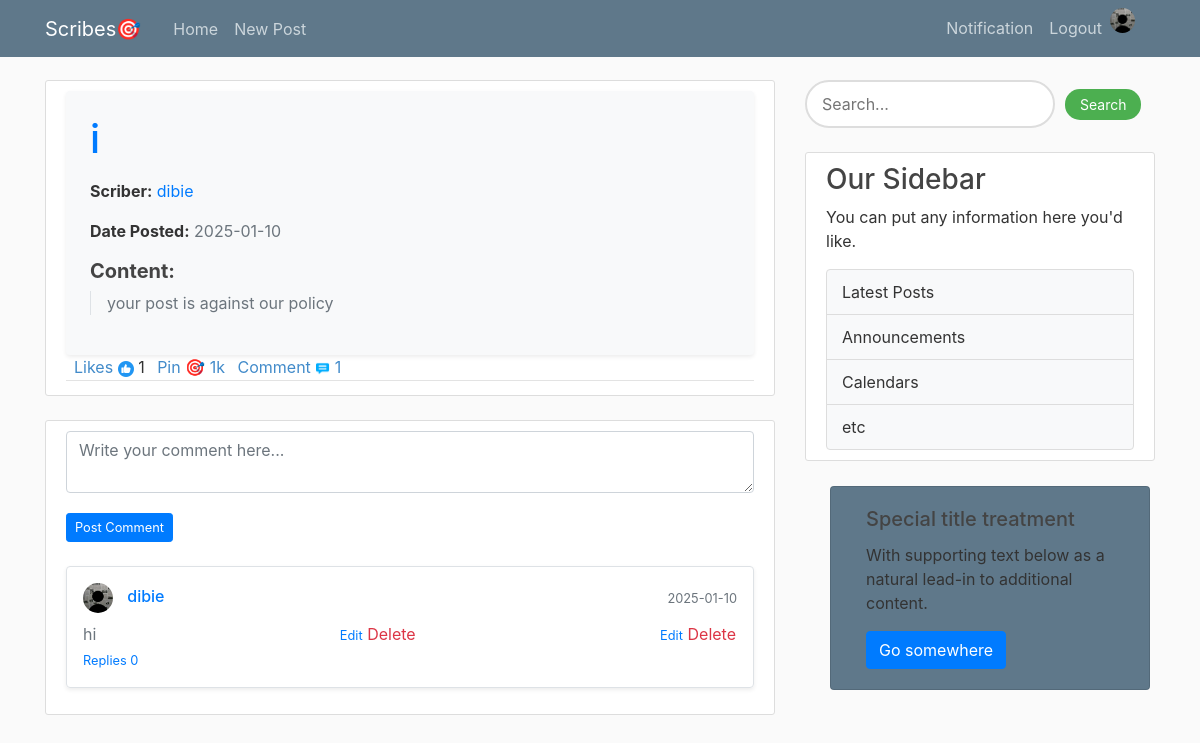
/post/detail/i (signed in), run on an earlier commit of the app's database.
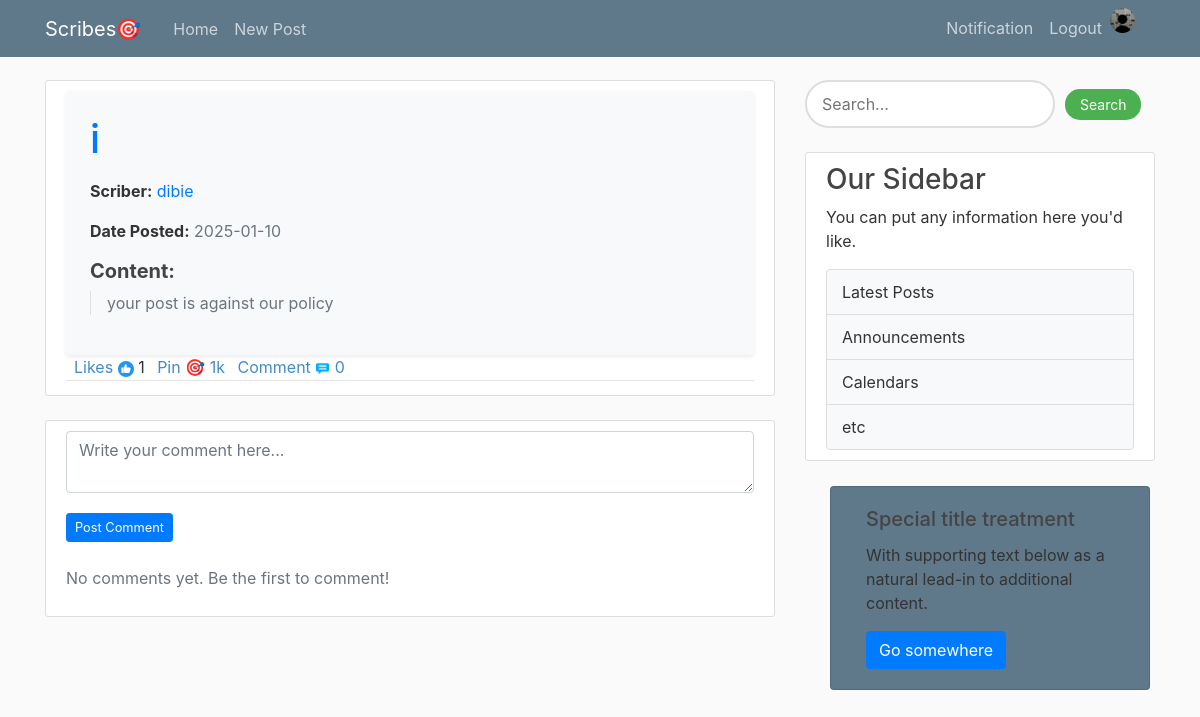
And on a later commit of the database.
### flaskblog/models.py (models this page shows, shortened)
class Post(db.Model):
    id = db.Column(db.Integer, primary_key=True)
    title = db.Column(db.String(100), nullable=False)
    content = db.Column(db.Text, nullable=False)
    date = db.Column(db.DateTime, nullable=False, default=datetime.utcnow)
    user_id = db.Column(db.Integer, db.ForeignKey('user.id'), nullable=False)
    is_admin = db.Column(db.Boolean, nullable=False,default=False)

class User(db.Model, UserMixin):
    id = db.Column(db.Integer, primary_key=True)
    username = db.Column(db.String(20), nullable=False, unique=True)
    email = db.Column(db.String(120), nullable=False, unique=True)
    image_file = db.Column(db.String(20), nullable=False, default='default.jpg')
    password = db.Column(db.String(60), nullable=False)
    posts = db.relationship('Post', backref='author', lazy=True)
    is_admin = db.Column(db.Boolean, nullable=False,default=False)
    Biography= db.Column(db.Text, nullable=False,default='Add A Brief Description About Yourself')

class Comment(db.Model):
    id = db.Column(db.Integer, primary_key=True)
    content = db.Column(db.String(500), nullable=False)
    user_id = db.Column(db.Integer, db.ForeignKey('user.id'), nullable=False)
    post_id = db.Column(db.Integer, db.ForeignKey('post.id'), nullable=False)
    created_at = db.Column(db.DateTime, default=datetime.utcnow)
    user = db.relationship('User', backref=db.backref('comments', lazy=True))
    post = db.relationship('Post', backref=db.backref('comments', lazy='dynamic'))

### flaskblog/routes.py (the view)
@app.route("/post/detail/<title>", methods=['POST', 'GET'])
@login_required
def post_detail(title):
    image_file = url_for('static', filename='profile_pics/' + current_user.image_file)
    post = Post.query.filter_by(title=title).first_or_404()
    comments = Comment.query.filter_by(post_id=post.id).all()
    edit_comment_id = request.args.get("edit_comment_id", type=int)
    edit_comment = Comment.query.get(edit_comment_id) if edit_comment_id else None
    return render_template('post_detail.html',post=post,image_file=image_file,comments=comments,edit_comment=edit_comment)

### flaskblog/models.py (called while the page is built)
@login_manager.user_loader
def load_user(user_id):
    return User.query.get(int(user_id))

### flaskblog/templates/post_detail.html (shortened to what this page needs)
{% extends "layout.html" %}
{% block content %}
    <div class="content-section">
        <div class="post-content-section p-4 bg-light rounded shadow-sm">
            <h1 class="post-title text-primary  mb-3">{{ post.title }}</h1>
            <div class="post-meta mb-3">
                <p>
                    <span class="font-weight-bold">Scriber:</span>
                    <a href="{{ url_for('look', username=post.author.username) }}" class="text-primary">{{ post.author.username }}</a>
                </p>
                <p>
                    <span class="font-weight-bold">Date Posted:</span>
                    <span class="text-muted">{{ post.date.strftime('%Y-%m-%d') }}</span>
                </p>
            </div>
            <div class="post-content">
                <h5 class="font-weight-bold">Content:</h5>
                <p class="article-content text-justify text-secondary border-left pl-3">{{ post.content }}</p>
            </div>
        </div>
         <div class="article-metadata">
                <a class="ml-2" style="color: #428bca;">Likes</a>
                <a id="like-btn" data-post-id="{{ post.id }}" href="javascript:void(0);">
                            {% set user_ids = post.likes | map(attribute='user_id') | list %}
                            {% if current_user.id in user_ids %}
                               <img src="{{ url_for('static', filename='images/like.png') }}" alt="Unlike" />
                            {% else %}
                                <img src="{{ url_for('static', filename='images/thumb-up.png') }}" alt="Like" />
                            {% endif %}
                        </a>
                        <span id="like-count">{{ post.likes | length }}</span>
                <a class="ml-2" style="color: #428bca;" href="{{ url_for('pin_post') }}">
                    Pin 🎯 1k
                </a>
              <a class="ml-2" style = "color: #428bca" >Comment</a> <img src="{{ url_for('static', filename='images/talk.png') }}" alt="Comment" style="width: 15px; height: 15px;">
              <a style="color: #428bca">{{post.comments.count()}}</a>
       </div>
   </div>
   <div class="content-section mt-4">
    <form
        action="{% if edit_comment %}{{ url_for('edit_comment', comment_id=edit_comment.id) }}{% else %}{{ url_for('add_comment', post_id=post.id) }}{% endif %}"
        method="POST"
        class="mb-3"
    >
        <div class="form-group">
            <textarea
                name="content"
                rows="2"
                class="form-control"
                placeholder="Write your comment here..."
                required
            >{% if edit_comment %}{{ edit_comment.content }}{% endif %}</textarea>
        </div>
        <button type="submit" class="btn btn-primary btn-sm mt-1">
            {% if edit_comment %}Update Comment{% else %}Post Comment{% endif %}
        </button>
    </form>
    <div class="comments-section mt-4">
        {% for comment in post.comments %}
        <div class="comment mb-3 p-3 rounded border shadow-sm">
            <div class="d-flex justify-content-between align-items-center">
                <h6 class="mb-0 text-primary">
                    <img class="rounded-circle article-img2" src="{{url_for('static', filename='profile_pics/'+ comment.user.image_file)}}">
                    <a href="{{url_for('look', username=comment.user.username)}}">{{ comment.user.username }}</a>
                </h6>
                <small class="text-muted">{{ comment.created_at.strftime('%Y-%m-%d') }}</small>
            </div>
            <div class="d-flex justify-content-between align-items-center mt-2">
                <p class="mb-0 text-secondary">{{ comment.content }}</p>
                 {% if  current_user.username == post.author.username and current_user.username ==comment.user.username%}
                     <div>
                        <small>
                            <a href="{{ url_for('post_detail', title=post.title, edit_comment_id=comment.id) }}" class="text-primary">Edit</a>
                        </small>
                       <small>
                            <form action="{{ url_for('delete_comment', comment_id=comment.id) }}" method="POST" class="d-inline">
                                <button type="submit" class="btn btn-link text-danger p-0 m-0 align-baseline">Delete</button>
                            </form>
                      </small>
                    </div>
                {% elif current_user.username == post.author.username: %}
                    <small>
                            <form action="{{ url_for('delete_comment', comment_id=comment.id) }}" method="POST" class="d-inline">
                                <button type="submit" class="btn btn-link text-danger p-0 m-0 align-baseline">Delete</button>
                            </form>
                      </small>
                {% endif %}
                {% if current_user.email == 'dibieemmanuel403@gmail.com': %}
                   <div>
                        <small>
                            <a href="{{ url_for('post_detail', title=post.title, edit_comment_id=comment.id) }}" class="text-primary">Edit</a>
                        </small>
                       <small>
                            <form action="{{ url_for('delete_comment', comment_id=comment.id) }}" method="POST" class="d-inline">
                                <button type="submit" class="btn btn-link text-danger p-0 m-0 align-baseline">Delete</button>
                            </form>
                      </small>
                    </div>
                {% endif %}
           </div>
              <div>
                    <small>
                       <a href="{{ url_for('reply_comment',comment_id=comment.id) }}" class="text-primary mr-2">Replies {{comment.replies.count() }}</a>
                    </small>
                </div>
           </div>
        {% else %}
        <p class="text-muted">No comments yet. Be the first to comment!</p>
        {% endfor %}
    </div>
</div>
{% endblock %}

### flaskblog/templates/layout.html (shortened to what this page needs)
<!DOCTYPE html>
<html xmlns="http://www.w3.org/1999/html">
<head>
    <link rel="stylesheet" href="https://cdn.jsdelivr.net/npm/bootstrap@4.1.3/dist/css/bootstrap.min.css">
    <link rel="stylesheet" type="text/css" href="{{url_for('static', filename='main.css') }}">
</head>
<body>
    <header class="site-header">
      <nav class="navbar navbar-expand-md navbar-dark bg-steel fixed-top">
        <div class="container">
          <a class="navbar-brand mr-4" href="/">Scribes🎯</a>
          <div class="collapse navbar-collapse" id="navbarToggle" >
            <div class="navbar-nav mr-auto">
              {% if current_user.is_authenticated %}
                <a class="nav-item nav-link" href="{{ url_for('home')}}">Home</a>
                <a class="nav-item nav-link" href="{{ url_for('new_post')}}">New Post</a>
              {% else %}
              <a class="nav-item nav-link" href="{{ url_for('home')}}">Home</a>
              <a class="nav-item nav-link" href="{{ url_for('about')}}">About</a>
              {% endif %}
            </div>
            <div class="navbar-nav">
              {% if current_user.is_authenticated %}
                <a class="nav-item nav-link" href="{{ url_for('notification')}}">Notification</a>
                <a class="nav-item nav-link" href="{{ url_for('logout')}}">Logout</a>
                <a href="{{ url_for('Account')}}"> <img class="rounded-circle account-img2 md-2" src="{{ image_file }}"></a>
              {% else %}
                <a class="nav-item nav-link" href="{{ url_for('login')}}">Login</a>
                <a class="nav-item nav-link" href="{{ url_for('register')}}">Register</a>
              {% endif %}
            </div>
            </div>
          </div>
      </nav>
    </header>
    <main role="main" class="container">
      <div class="row">
        <div class="col-md-8">
          {% block content %}{% endblock %}
        </div>
        <div class="col-md-4">
          {% if current_user.is_authenticated %}
            <form method="POST" action="{{ url_for('search_post') }}" style="display: flex; align-items: center;">
             <form method="POST" action="{{ url_for('search_post') }}" style="display: flex; align-items: center;">
              <input
                type="text"
                name="content"
                placeholder="Search..."
                style="border: 2px solid #ddd; outline: none; padding: 10px 15px; border-radius: 25px; width: 250px; font-size: 16px; margin-right: 10px;">
              <button
                type="submit"
                style="background-color: #4caf50; color: white; border: none; padding: 5px 15px; cursor: pointer; font-size: 14px; border-radius: 15px; transition: background-color 0.3s ease;"
                onmouseover="this.style.backgroundColor='#45a049'"
                onmouseout="this.style.backgroundColor='#4caf50'">
                Search
              </button>
            </form>
          {% endif %}
          <div class="content-section mt-4">
            <h3>Our Sidebar</h3>
            <div class="text muted">
            <p>You can put any information here you'd like.</p>
            </div>
            <ul class="list-group">
              <li class="list-group-item">
                <a href="/about">Latest Posts</a>
              </li>
              <li class="list-group-item">
                <a href="#">Announcements</a>
              </li>
              <li class="list-group-item">
                <a href="calendars.html">Calendars</a>
              </li>
              <li class="list-group-item">
                <a href="etc.html">etc</a>
              </li>
            </ul>
          </div>
          <div class="card col" style="width: 20rem;">
          <div class="card-body">
            <h5 class="card-title">Special title treatment</h5>
            <p class="card-text">With supporting text below as a natural lead-in to additional content.</p>
            <a href="#" class="btn btn-primary">Go somewhere</a>
          </div>
        </div>
        </div>
    </main>
</body>
</html>

### flaskblog/static/main.css (style rules this page uses)
body { background: #fafafa; color: #333333; margin-top: 5rem; }
h1, h2, h3, h4, h5, h6 { color: #444444; }
.bg-steel { background-color:#5f788a; }
.site-header .navbar-nav .nav-link { color: #cbd5db; }
.content-section { background: #ffffff; padding: 10px 20px; border: 1px solid #dddddd; border-radius: 3px; margin-bottom: 20px; }
.article-content { white-space: pre-line; }
.article-metadata { padding-bottom: 1px; margin-bottom: 4px; border-bottom: 1px solid #e3e3e3 }
.account-img2 { height: 25px; width: 25px; margin-right: 20px; margin-bottom: 16px; }
.card { color: #333; background-color: #5f788a; margin:25px; }
.list-group-item { background-color: #f8f9fa; color: #333; padding: 10px 15px; border: 1px solid #ddd; text-decoration: none; transition: background-color 0.3s ease, color 0.3s ease; }
.list-group-item a { text-decoration: none; color: inherit; }
.btn-sm { font-size: 0.8rem; }

What changed in the data, as far as the page shows it:
removed Comment: image_file (placeholder picture), user.username "dibie", created_at "2025-01-10", content "hi", replies.count "0"
Also different on the page:
{{ post.comments.count() }}: "1" → "0"
text now shown: "No comments yet. Be the first to comment!"
